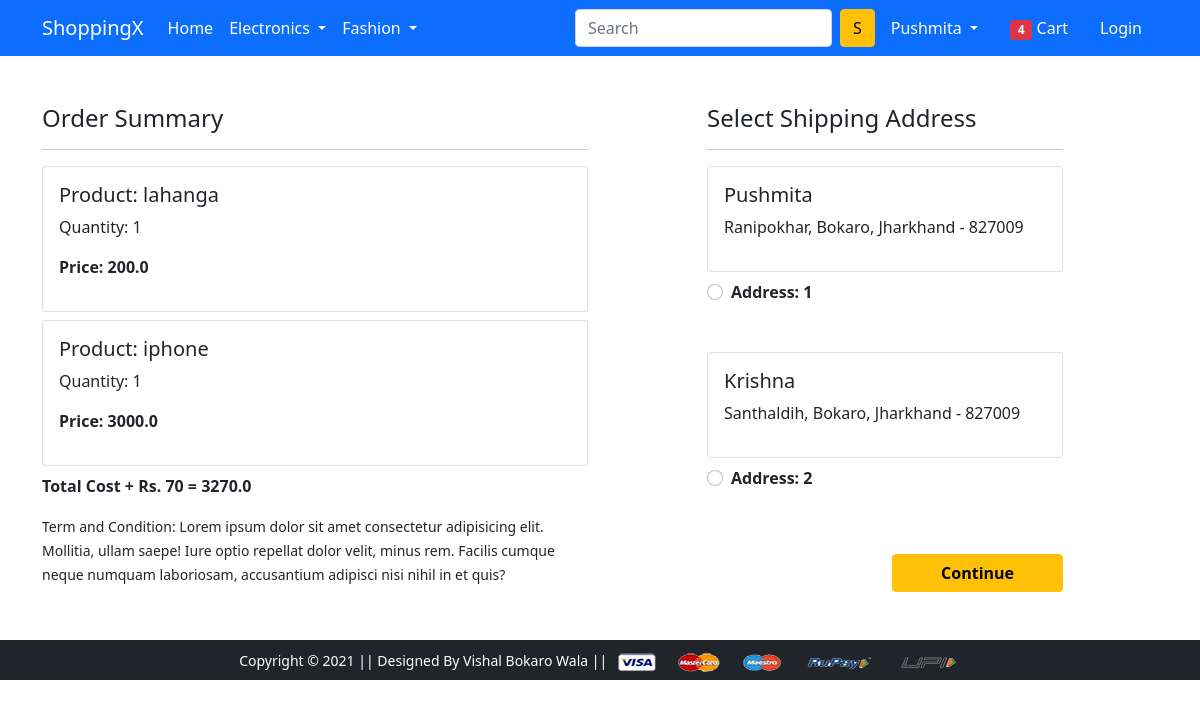
/checkout/ (signed in), run on the app's committed database.
### app/models.py (models this page shows, shortened)
class Cart(models.Model):
    user = models.ForeignKey(User, on_delete=models.CASCADE)
    product = models.ForeignKey(Product, on_delete=models.CASCADE)
    quantity = models.PositiveIntegerField(default=1)
    @property
    def total_cost(self):
        return self.quantity * self.product.discounted_price

class Product(models.Model):
    title = models.CharField(max_length=500)
    selling_price = models.FloatField()
    discounted_price = models.FloatField()
    description = models.TextField()
    brand = models.CharField(max_length=100)
    category =models.CharField(choices=CATEGORY_CHOICES, max_length=3)
    product_image = models.ImageField(upload_to='productimg')

class Customer(models.Model):
    user = models.ForeignKey(User, on_delete=models.CASCADE)
    name = models.CharField(max_length=255)
    locality = models.CharField(max_length=300)
    city = models.CharField(max_length=60)
    zipcode = models.IntegerField()
    state = models.CharField(max_length=90, choices=STATE_CHOICES)

### app/views.py (the view)
# urls.py: path('checkout/', views.checkout, name='checkout'),
def checkout(request):
    user = request.user
    add = Customer.objects.filter(user=user)
    cart_items = Cart.objects.filter(user=user)
    amount = 0.0
    shipping_amount = 70.0
    totalamount = 0.0
    cart_product = [p for p in Cart.objects.all() if p.user == request.user]
    if cart_product:
        for p in cart_product:
            tempamount = (p.quantity * p.product.discounted_price)
            amount += tempamount
        totalamount = amount + shipping_amount
    return render(request, 'app/checkout.html', {'add':add, 'totalamount':totalamount, 'cart_items':cart_items})

### app/templates/app/checkout.html (shortened to what this page needs)
{% extends 'app/base.html' %}
{% load static %}
{% block main-content %}
<div class="container">
 <div class="row mt-5">
  <div class="col-sm-6">
    <h4>Order Summary</h4>
    <hr>
    {% for item in cart_items %}
      <div class="card mb-2">
        <div class="card-body">
          <h5>Product: {{item.product.title}}</h5>
          <p>Quantity: {{item.quantity}}</p>
          <p class="fw-bold">Price: {{item.total_cost}}</p>
        </div>
      </div>
    {% endfor %}
    <p class="fw-bold">Total Cost + Rs. 70 = {{totalamount}}</p>
    <small>Term and Condition: Lorem ipsum dolor sit amet consectetur adipisicing elit. Mollitia, ullam saepe! Iure optio repellat dolor velit, minus rem. Facilis cumque neque numquam laboriosam, accusantium adipisci nisi nihil in et quis?</small>
  </div>
  <div class="col-sm-4 offset-sm-1">
    <h4>Select Shipping Address</h4>
    <hr>
    <form action="/paymentdone">
      {% for ad in add %}
      <div class="card">
        <div class="card-body">
        <h5>{{ad.name}}</h5>
        <p>{{ad.locality}}, {{ad.city}}, {{ad.state}} - {{ad.zipcode}}</p>
        </div>
      </div>
        <div class="form-check mt-2 mb-5">
          <input class="form-check-input" type="radio" name="custid" id="custadd{{forloop.counter}}" value="{{ad.id}}">
          <label class="form-check-label fw-bold" for="custadd{{forloop.counter}}">
            Address: {{forloop.counter}} </label>
        </div>
        {% endfor %}
        <div class="text-end">
          <button type="submit" class="btn btn-warning mt-3 px-5 fw-bold">Continue</button>
        </div>
      </form>
    </div>
  </div>
</div>
{% endblock main-content %}

### app/templates/app/base.html (shortened to what this page needs)
<!doctype html>
{% load static %}
<html lang="en">
  <head>
    <link href="https://cdn.jsdelivr.net/npm/bootstrap@5.0.0-beta1/dist/css/bootstrap.min.css" rel="stylesheet">
    <link rel="stylesheet" href="{% static 'app/css/owl.carousel.min.css' %}">
    <link rel="stylesheet" href="{% static 'app/css/all.min.css' %}">
    <link rel="stylesheet" href="{% static 'app/css/style.css' %}">
  </head>
  <body>
    <nav class="navbar navbar-expand-lg navbar-dark bg-primary">
     <div class="container">
       <a class="navbar-brand" href="/">ShoppingX</a>
       <div class="collapse navbar-collapse" id="navbarSupportedContent">
         <ul class="navbar-nav me-auto mb-2 mb-lg-0">
           <li class="nav-item">
             <a class="nav-link active" aria-current="page" href="/">Home</a>
           </li>
           <li class="nav-item dropdown">
             <a class="nav-link dropdown-toggle text-white" href="#" id="electronicsDropdown" role="button" data-bs-toggle="dropdown" aria-expanded="false">
               Electronics
             </a>
           </li>
           <li class="nav-item dropdown">
             <a class="nav-link dropdown-toggle text-white" href="#" id="fashionDropdown" role="button" data-bs-toggle="dropdown" aria-expanded="false">
               Fashion
             </a>
           </li>
         </ul>
         <form class="d-flex">
           <input class="form-control me-2" type="search" placeholder="Search" aria-label="Search">
           <button class="btn btn-warning" type="submit">S</button>
         </form>
         <div>
          <ul class="navbar-nav me-auto mb-2 mb-lg-0">
          {% if request.user.is_authenticated %}
           <li class="nav-item dropdown mx-2">
              <a class="nav-link dropdown-toggle text-white" href="#" id="profileDropdown" role="button" data-bs-toggle="dropdown" aria-expanded="false">
              {{request.user.username|capfirst}}
              </a>
            </li>
            <li class="nav-item mx-2">
             <a href="{% url 'showcart' %}" class="nav-link text-white"><span class="badge bg-danger">4</span> Cart </a>
            </li>
            <li class="nav-item mx-2">
             <a href="{% url 'login' %}" class="nav-link text-white">Login</a>
            </li>
            {% else %}
            <li class="nav-item mx-2">
             <a href="{% url 'customerregistration' %}" class="nav-link text-white">Registration</a>
            </li>
          {% endif %}
          </ul>
         </div>
       </div>
     </div>
    </nav>
    {% block main-content %} {% endblock main-content %}
    <footer class="container-fluid bg-dark text-center p-2 mt-5">
        <small class="text-white">Copyright &copy; 2021 || Designed By Vishal Bokaro Wala || </small>
        <img src="{% static 'app/images/payment.png' %}" alt="" srcset="" class="img-fluid" height="2px">
    </footer>
  </body>
</html>

### data on the page
Cart: product "lahanga", quantity "1", total_cost "200.0"
Cart: product "iphone", quantity "1", total_cost "3000.0"
Customer: name "Pushmita", locality "Ranipokhar", city "Bokaro", state "Jharkhand", zipcode "827009"
Customer: name "Krishna", locality "Santhaldih", city "Bokaro", state "Jharkhand", zipcode "827009"

### other printed values
{{ request.user.username|capfirst }} "Pushmita"
{{ totalamount }} "3270.0"
